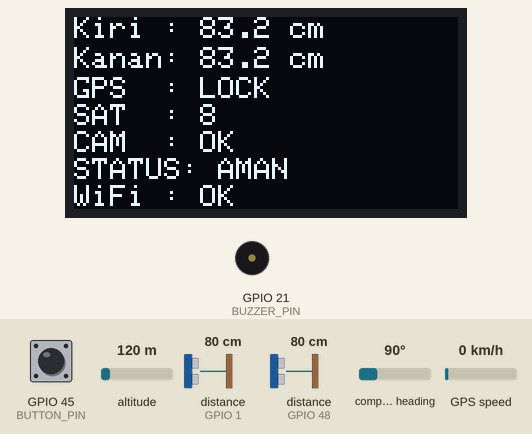
Recording of a sketch running on a simulated ESP32. Shown: 128×64 one-colour display, buzzer (waves = sounding, pin HIGH). Wiring (inferred from the names in the program): 2 × ultrasonic range finder: trigger GPIO 2, echo GPIO 1 / trigger GPIO 47, echo GPIO 48. Inputs (shaded band) come from the test bench; at power-on: distance to the obstacle (sensors on GPIO 1, GPIO 48) 80 cm, GPIO 45 (BUTTON_PIN) HIGH, altitude 120 m, compass heading 90°, GPS speed 0 km/h. The echo pulse lasts 58.3 µs per cm; WiFi joins after 1.5 s; servers stay silent unless stated; the GPS gets a fix after 3 s at 37.7749, -122.4194 with 8 satellites; the camera gives no picture; web services answer with replies made up by the test bench; pins used as bus, display or sensor lines are not drawn; what the sketch prints to the serial monitor is not drawn.

Above: at 5.6 s.
5.7 s: distance to the obstacle (sensor on GPIO 1) set to 9 cm
At 7.2 s:
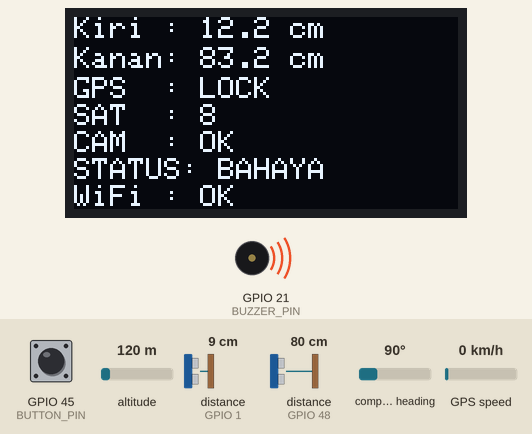
9.4 s: distance to the obstacle (sensor on GPIO 48) set to 62 cm
At 10.4 s:
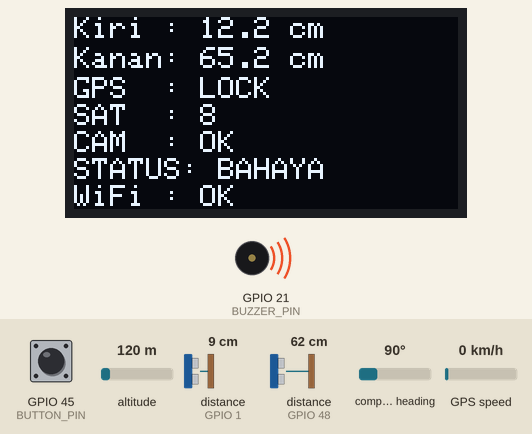
11.0 s: distance to the obstacle (sensor on GPIO 48) set to 55 cm
At 12.0 s:
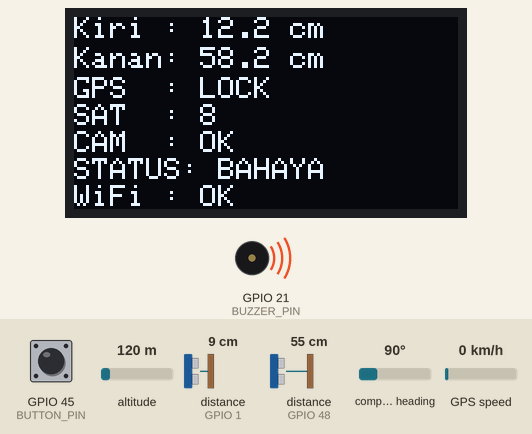
12.5 s: GPIO 45 (BUTTON_PIN) pulled LOW for 0.15 s
At 14.2 s:
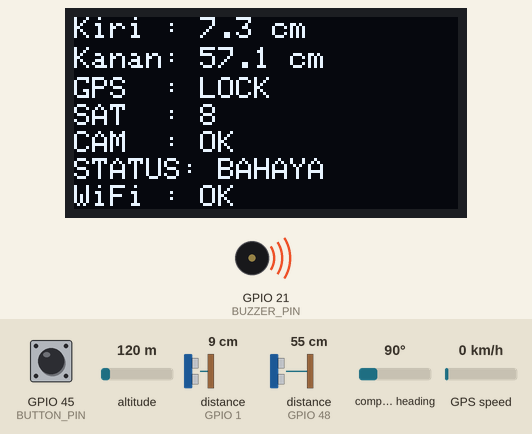
15.8 s: distance to the obstacle (sensor on GPIO 1) set to 35 cm
At 16.2 s:
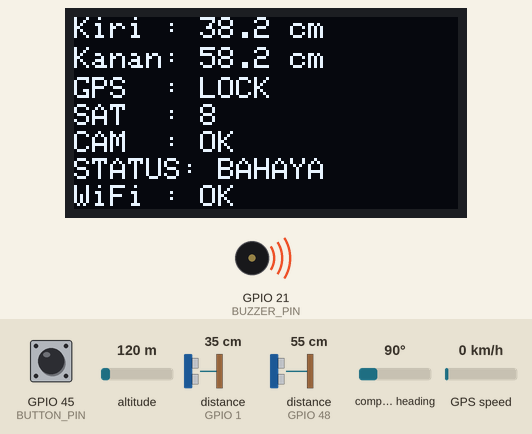
17.3 s: GPIO 45 (BUTTON_PIN) pulled LOW for 1 s
At 19.0 s:
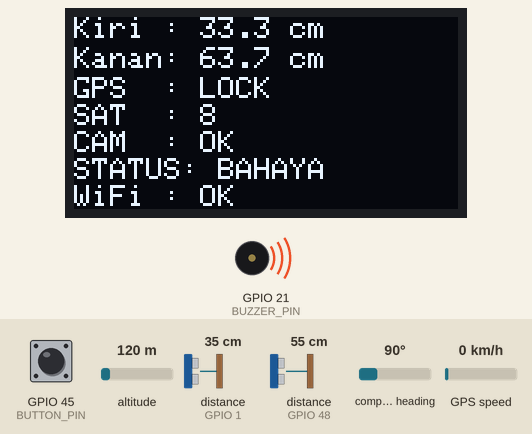
Timing chart, 0 to 20.5 s (numbered marks = the images above; inputs shaded):
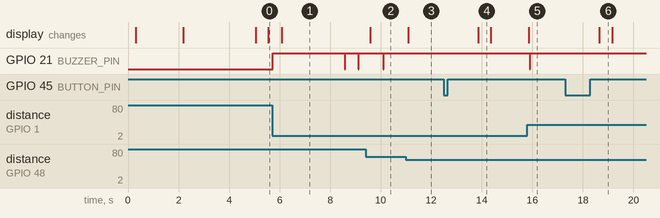

Measured:
- after the input at 5.7 s, GPIO 21 (BUZZER_PIN): goes HIGH 2.9 s, LOW 0.02 s, HIGH 0.51 s, LOW 0.02 s, then HIGH, starting at once; the display: changes after 0.39 s (image 1)
- after the input at 9.4 s, GPIO 21 (BUZZER_PIN): HIGH → LOW after 0.71 s, → HIGH 0.02 s later; the display: changes after 0.18 s (image 2)
- after the input at 11.0 s, GPIO 21 (BUZZER_PIN): stops changing and stays HIGH; the display: changes after 0.08 s (image 3)
- after the input at 12.5 s, the display: changes after 1.4 s (image 4)
- after the input at 15.8 s, GPIO 21 (BUZZER_PIN): HIGH → LOW after 0.09 s, → HIGH 0.02 s later; the display: changes after 0.06 s (image 5)
- after the input at 17.3 s, GPIO 21 (BUZZER_PIN): stops changing and stays HIGH; the display: changes after 1.4 s (image 6)
- what the display in image 4 shows lasts 0.5 s, from 13.9 s to 14.4 s

The sketch:

rompi_navigasi_pintar.ino
```cpp
#include <WiFi.h>
#include <WiFiClientSecure.h>
#include <UniversalTelegramBot.h>
#include <TinyGPS++.h>
#include <Wire.h>
#include <Adafruit_GFX.h>
#include <Adafruit_SSD1306.h>
#include "esp_camera.h"


const char* ssid     = "";
const char* password = "";


#define BOT_TOKEN ""
#define CHAT_ID   ""

WiFiClientSecure secured_client;
UniversalTelegramBot bot(BOT_TOKEN, secured_client);


#define SCREEN_WIDTH  128
#define SCREEN_HEIGHT 64

Adafruit_SSD1306 display(SCREEN_WIDTH, SCREEN_HEIGHT, &Wire, -1);

#define SDA_PIN 41
#define SCL_PIN 42

#define TRIG_LEFT  2
#define ECHO_LEFT  1

#define TRIG_RIGHT 47
#define ECHO_RIGHT 48

// jarak (cm) di bawah ini dianggap BAHAYA
#define JARAK_BAHAYA_CM 60.0

//==============================================================
// BUZZER & BUTTON
//==============================================================
#define BUZZER_PIN 21
#define BUTTON_PIN 45

//==============================================================
// GPS
//==============================================================
#define GPS_RX 19
#define GPS_TX 20

HardwareSerial GPSSerial(1);
TinyGPSPlus gps;


#define PWDN_GPIO_NUM  -1
#define RESET_GPIO_NUM -1
#define XCLK_GPIO_NUM  15
#define SIOD_GPIO_NUM  4
#define SIOC_GPIO_NUM  5

#define Y9_GPIO_NUM 16
#define Y8_GPIO_NUM 17
#define Y7_GPIO_NUM 18
#define Y6_GPIO_NUM 12
#define Y5_GPIO_NUM 10
#define Y4_GPIO_NUM 8
#define Y3_GPIO_NUM 9
#define Y2_GPIO_NUM 11

#define VSYNC_GPIO_NUM 6
#define HREF_GPIO_NUM  7
#define PCLK_GPIO_NUM  13


float jarakKiri  = 0;
float jarakKanan = 0;

bool bahaya  = false;
bool gpsLock = false;
bool cameraOK = false;

unsigned long lastOLED   = 0;
unsigned long lastCameraRetry = 0;


bool gpsWasLocked = false;
unsigned long lastSerialMonitor = 0;


TaskHandle_t gpsTaskHandle = NULL;
portMUX_TYPE gpsMux = portMUX_INITIALIZER_UNLOCKED;


TaskHandle_t sensorTaskHandle = NULL;
portMUX_TYPE sensorMux = portMUX_INITIALIZER_UNLOCKED;


bool sendPhotoTelegram();
bool initCamera();
void printSerialMonitor();
void gpsTask(void *param);
void sensorTask(void *param);


float bacaJarak(int trig, int echo)
{
    digitalWrite(trig, LOW);
    delayMicroseconds(2);

    digitalWrite(trig, HIGH);
    delayMicroseconds(10);

    digitalWrite(trig, LOW);

    long durasi = pulseIn(echo, HIGH, 30000);

    if (durasi == 0)
        return -1;

    return durasi * 0.0343 / 2;
}


void sensorTask(void *param)
{
    for (;;)
    {
        float kiri  = bacaJarak(TRIG_LEFT, ECHO_LEFT);
        float kanan = bacaJarak(TRIG_RIGHT, ECHO_RIGHT);

        bool kiriBahaya  = (kiri  > 0 && kiri  < JARAK_BAHAYA_CM);
        bool kananBahaya = (kanan > 0 && kanan < JARAK_BAHAYA_CM);
        bool bahayaNow   = kiriBahaya || kananBahaya;

        portENTER_CRITICAL(&sensorMux);
        jarakKiri  = kiri;
        jarakKanan = kanan;
        bahaya     = bahayaNow;
        portEXIT_CRITICAL(&sensorMux);

        // Buzzer dinyalakan/dimatikan langsung di sini, tidak
        // menunggu giliran loop(), supaya reaksinya seketika.
        digitalWrite(BUZZER_PIN, bahayaNow ? HIGH : LOW);

        // delay kecil supaya task lain (termasuk gpsTask & loop())
        // tetap kebagian CPU. bacaJarak() sendiri sudah "memakan"
        // waktu s/d ~60ms (2x pulseIn timeout 30ms), jadi delay di
        // sini cukup singkat.
        vTaskDelay(10 / portTICK_PERIOD_MS);
    }
}


void gpsTask(void *param)
{
    for (;;)
    {
        portENTER_CRITICAL(&gpsMux);
        while (GPSSerial.available() > 0)
        {
            gps.encode(GPSSerial.read());
        }
        // status LOCK harus benar-benar real-time, bukan "pernah
        // lock sekali lalu selamanya true".
        gpsLock = gps.location.isValid()
                  && gps.location.age() < 2000
                  && gps.satellites.isValid()
                  && gps.satellites.value() > 0;
        portEXIT_CRITICAL(&gpsMux);

        vTaskDelay(2 / portTICK_PERIOD_MS);
    }
}


void updateOLED()
{

    portENTER_CRITICAL(&sensorMux);
    float kiri  = jarakKiri;
    float kanan = jarakKanan;
    bool  bhy   = bahaya;
    portEXIT_CRITICAL(&sensorMux);

    display.clearDisplay();

    display.setCursor(0, 0);
    display.print("Kiri : ");
    if (kiri < 0)
        display.print("--");
    else
    {
        display.print(kiri, 1);
        display.print(" cm");
    }

    display.setCursor(0, 10);
    display.print("Kanan: ");
    if (kanan < 0)
        display.print("--");
    else
    {
        display.print(kanan, 1);
        display.print(" cm");
    }

    display.setCursor(0, 20);
    display.print("GPS  : ");
    display.print(gpsLock ? "LOCK" : "SEARCH");

    display.setCursor(0, 29);
    display.print("SAT  : ");
    if (gps.satellites.isValid())
        display.print(gps.satellites.value());
    else
        display.print("--");

    display.setCursor(0, 38);
    display.print("CAM  : ");
    display.print(cameraOK ? "OK" : "GAGAL");

    display.setCursor(0, 47);
    display.print("STATUS: ");
    display.print(bhy ? "BAHAYA" : "AMAN");

    display.setCursor(0, 56);
    display.print("WiFi : ");
    display.print(WiFi.status() == WL_CONNECTED ? "OK" : "LOST");

    display.display();
}


void printSerialMonitor()
{
    portENTER_CRITICAL(&sensorMux);
    float kiri  = jarakKiri;
    float kanan = jarakKanan;
    bool  bhy   = bahaya;
    portEXIT_CRITICAL(&sensorMux);

    Serial.println("----------------------------------------");

    Serial.print("Sensor Kiri  : ");
    if (kiri < 0) Serial.println("--");
    else { Serial.print(kiri, 1); Serial.println(" cm"); }

    Serial.print("Sensor Kanan : ");
    if (kanan < 0) Serial.println("--");
    else { Serial.print(kanan, 1); Serial.println(" cm"); }

    Serial.print("Status Bahaya: ");
    Serial.println(bhy ? "BAHAYA" : "AMAN");

    Serial.print("GPS Status   : ");
    Serial.println(gpsLock ? "LOCK" : "SEARCHING...");

    Serial.print("Jumlah Satelit: ");
    if (gps.satellites.isValid()) Serial.println(gps.satellites.value());
    else Serial.println("--");

    if (gpsLock)
    {
        Serial.print("Latitude     : ");
        Serial.println(gps.location.lat(), 6);
        Serial.print("Longitude    : ");
        Serial.println(gps.location.lng(), 6);
        Serial.print("Google Maps  : https://maps.google.com/?q=");
        Serial.print(gps.location.lat(), 6);
        Serial.print(",");
        Serial.println(gps.location.lng(), 6);
    }

    Serial.print("Kamera       : ");
    Serial.println(cameraOK ? "OK" : "GAGAL");

    Serial.print("WiFi         : ");
    Serial.println(WiFi.status() == WL_CONNECTED ? "CONNECTED" : "DISCONNECTED");
    Serial.println("----------------------------------------");
}


void reconnectWiFi()
{
    if (WiFi.status() == WL_CONNECTED)
        return;

    Serial.println("Reconnect WiFi...");

    WiFi.disconnect(true);
    delay(1000);
    WiFi.begin(ssid, password);

    unsigned long start = millis();
    while (WiFi.status() != WL_CONNECTED && millis() - start < 15000)
    {
        delay(500);
        Serial.print(".");
    }

    Serial.println();
    if (WiFi.status() == WL_CONNECTED)
        Serial.println("WiFi Connected");
    else
        Serial.println("WiFi gagal connect");
}


void sendLocationTelegram()
{
    if (!gps.location.isValid())
    {
        bot.sendMessage(CHAT_ID, "Rompi Navigasi: kamera tidak aktif, GPS belum mendapatkan lokasi.", "");
        return;
    }

    String msg;
    msg += "ROMPI NAVIGASI (tanpa foto, kamera tidak aktif)\n\n";
    msg += "Latitude : "  + String(gps.location.lat(), 6) + "\n";
    msg += "Longitude: "  + String(gps.location.lng(), 6) + "\n\n";
    msg += "Satelit : ";
    msg += gps.satellites.isValid() ? String(gps.satellites.value()) : "--";
    msg += "\n\n";
    msg += "https://maps.google.com/?q=" + String(gps.location.lat(), 6) +
           "," + String(gps.location.lng(), 6);

    bot.sendMessage(CHAT_ID, msg, "");
}


bool sendPhotoTelegram()
{
    if (!cameraOK)
    {
        Serial.println("Kamera belum siap, coba init ulang...");
        cameraOK = initCamera();
    }

    if (!cameraOK)
    {
        Serial.println("Kamera tetap gagal, kirim lokasi saja");
        sendLocationTelegram();
        return false;
    }

    camera_fb_t *fb = esp_camera_fb_get();
    if (!fb)
    {
        Serial.println("Gagal mengambil frame dari kamera");
        sendLocationTelegram();
        return false;
    }

    WiFiClientSecure client;
    client.setInsecure();

    if (!client.connect("api.telegram.org", 443))
    {
        Serial.println("Telegram gagal koneksi, fallback kirim lokasi saja");
        esp_camera_fb_return(fb);
        sendLocationTelegram();
        return false;
    }

    String boundary = "----ESP32CAM";

    String caption = "ROMPI NAVIGASI - EMERGENCY\n\n";
    if (gps.location.isValid())
    {
        caption += "Latitude : "  + String(gps.location.lat(), 6) + "\n";
        caption += "Longitude: "  + String(gps.location.lng(), 6) + "\n\n";
        caption += "https://maps.google.com/?q=" + String(gps.location.lat(), 6) +
                   "," + String(gps.location.lng(), 6);
    }
    else
    {
        caption += "GPS belum LOCK (foto tetap dikirim tanpa lokasi)";
    }

    String head;
    head += "--" + boundary + "\r\n";
    head += "Content-Disposition: form-data; name=\"chat_id\"\r\n\r\n";
    head += CHAT_ID;
    head += "\r\n";
    head += "--" + boundary + "\r\n";
    head += "Content-Disposition: form-data; name=\"caption\"\r\n\r\n";
    head += caption;
    head += "\r\n";
    head += "--" + boundary + "\r\n";
    head += "Content-Disposition: form-data; name=\"photo\"; filename=\"photo.jpg\"\r\n";
    head += "Content-Type: image/jpeg\r\n\r\n";

    String tail = "\r\n--" + boundary + "--\r\n";

    int totalLength = head.length() + fb->len + tail.length();

    client.println("POST /bot" + String(BOT_TOKEN) + "/sendPhoto HTTP/1.1");
    client.println("Host: api.telegram.org");
    client.println("Content-Type: multipart/form-data; boundary=" + boundary);
    client.println("Content-Length: " + String(totalLength));
    client.println();

    client.print(head);
    client.write(fb->buf, fb->len);
    client.print(tail);

    String statusLine = "";
    unsigned long timeout = millis();
    bool gotStatus = false;

    while (client.connected() && millis() - timeout < 10000)
    {
        while (client.available())
        {
            String line = client.readStringUntil('\n');
            if (!gotStatus)
            {
                statusLine = line;
                gotStatus = true;
            }
        }
    }

    client.stop();
    esp_camera_fb_return(fb);

    if (gotStatus)
        Serial.println("Response Telegram: " + statusLine);

    if (statusLine.indexOf("200") >= 0)
    {
        Serial.println("Foto berhasil terkirim");
        return true;
    }
    else
    {
        Serial.println("Kemungkinan foto GAGAL terkirim, cek koneksi/token/chat_id");
        return false;
    }
}


void cekButton()
{
    static bool lastState = HIGH;
    static unsigned long lastPress = 0;

    bool state = digitalRead(BUTTON_PIN);

    if (lastState == HIGH && state == LOW && millis() - lastPress > 1000)
    {
        lastPress = millis();

        Serial.println();
        Serial.println("=================================");
        Serial.println("TOMBOL EMERGENCY DITEKAN");
        Serial.println("=================================");

        reconnectWiFi();
        sendPhotoTelegram();   // sensorTask tetap jalan normal selama ini berlangsung
    }

    lastState = state;
}


bool initCamera()
{
    camera_config_t config;

    config.ledc_channel = LEDC_CHANNEL_0;
    config.ledc_timer   = LEDC_TIMER_0;

    config.pin_d0 = Y2_GPIO_NUM;
    config.pin_d1 = Y3_GPIO_NUM;
    config.pin_d2 = Y4_GPIO_NUM;
    config.pin_d3 = Y5_GPIO_NUM;
    config.pin_d4 = Y6_GPIO_NUM;
    config.pin_d5 = Y7_GPIO_NUM;
    config.pin_d6 = Y8_GPIO_NUM;
    config.pin_d7 = Y9_GPIO_NUM;

    config.pin_xclk  = XCLK_GPIO_NUM;
    config.pin_pclk  = PCLK_GPIO_NUM;
    config.pin_vsync = VSYNC_GPIO_NUM;
    config.pin_href  = HREF_GPIO_NUM;

    config.pin_sccb_sda = SIOD_GPIO_NUM;
    config.pin_sccb_scl = SIOC_GPIO_NUM;

    config.pin_pwdn  = PWDN_GPIO_NUM;
    config.pin_reset = RESET_GPIO_NUM;

    config.xclk_freq_hz = 20000000;
    config.pixel_format = PIXFORMAT_JPEG;

    if (psramFound())
    {
        Serial.println("PSRAM OK");
        config.frame_size   = FRAMESIZE_SVGA;
        config.jpeg_quality = 12;
        config.fb_count     = 2;
        config.fb_location  = CAMERA_FB_IN_PSRAM;
        config.grab_mode    = CAMERA_GRAB_LATEST;
    }
    else
    {
        Serial.println("PSRAM TIDAK ditemukan! Cek Tools > PSRAM > OPI PSRAM di Arduino IDE.");
        config.frame_size   = FRAMESIZE_VGA;
        config.jpeg_quality = 15;
        config.fb_count     = 1;
        config.fb_location  = CAMERA_FB_IN_DRAM;
        config.grab_mode    = CAMERA_GRAB_WHEN_EMPTY;
    }

    esp_err_t err = esp_camera_init(&config);
    if (err != ESP_OK)
    {
        Serial.printf("Camera init GAGAL, kode error: 0x%x\n", err);
        Serial.println("Kemungkinan penyebab:");
        Serial.println("- Wiring kamera longgar / salah pin");
        Serial.println("- Suplai daya kamera kurang stabil");
        Serial.println("- PSRAM belum diaktifkan di board settings");
        Serial.println("- XCLK frequency tidak cocok dengan modul OV2640 yang dipakai");
        return false;
    }

    Serial.println("Camera OK");
    return true;
}


void setup()
{
    Serial.begin(115200);
    delay(300);

    //================ GPS (paling awal) =================
    GPSSerial.setRxBufferSize(1024);
    GPSSerial.begin(9600, SERIAL_8N1, GPS_RX, GPS_TX);

    xTaskCreatePinnedToCore(
        gpsTask,
        "GPS_Task",
        4096,
        NULL,
        3,
        &gpsTaskHandle,
        1
    );
    Serial.println("GPS Task dijalankan di Core 1, prioritas tinggi - START LEBIH AWAL");

    pinMode(TRIG_LEFT, OUTPUT);
    pinMode(ECHO_LEFT, INPUT);
    pinMode(TRIG_RIGHT, OUTPUT);
    pinMode(ECHO_RIGHT, INPUT);
    pinMode(BUZZER_PIN, OUTPUT);
    digitalWrite(BUZZER_PIN, LOW);

    xTaskCreatePinnedToCore(
        sensorTask,
        "Sensor_Task",
        3072,
        NULL,
        2,
        &sensorTaskHandle,
        1
    );
    Serial.println("Sensor Task dijalankan di Core 1, prioritas tinggi - obstacle detection tidak akan pernah berhenti");


    Wire.begin(SDA_PIN, SCL_PIN);
    if (!display.begin(SSD1306_SWITCHCAPVCC, 0x3C))
    {
        Serial.println("OLED tidak terdeteksi, cek wiring I2C");
    }
    display.clearDisplay();
    display.setTextSize(1);
    display.setTextColor(WHITE);

    pinMode(BUTTON_PIN, INPUT_PULLUP);


    WiFi.begin(ssid, password);
    Serial.print("Menghubungkan WiFi");

    unsigned long wifiStart = millis();
    while (WiFi.status() != WL_CONNECTED && millis() - wifiStart < 15000)
    {
        Serial.print(".");
        delay(500);
    }
    Serial.println();
    Serial.println(WiFi.status() == WL_CONNECTED ? "WiFi Connected" : "WiFi belum connect, lanjut...");

    secured_client.setInsecure();


    cameraOK = initCamera();
    Serial.println(cameraOK ? "Kamera siap" : "Kamera tidak aktif, akan dicoba lagi otomatis saat tombol ditekan / berkala");


    display.clearDisplay();
    display.setCursor(0, 0);
    display.println("ROMPI NAVIGASI");
    display.setCursor(0, 20);
    display.println("Starting...");
    display.setCursor(0, 35);
    display.println(cameraOK ? "Camera: OK" : "Camera: GAGAL");
    display.display();
    delay(1500);

    gpsWasLocked = false;
}


void loop()
{
    portENTER_CRITICAL(&gpsMux);
    bool gpsLockNow = gpsLock;
    portEXIT_CRITICAL(&gpsMux);

    if (gpsLockNow && !gpsWasLocked)
    {
        Serial.println();
        Serial.println("=================================");
        Serial.println("GPS BARU SAJA LOCK -> kirim notifikasi otomatis");
        Serial.println("=================================");

        reconnectWiFi();
        sendPhotoTelegram();
    }
    gpsWasLocked = gpsLockNow;

    if (millis() - lastOLED > 500)
    {
        lastOLED = millis();
        updateOLED();
    }

    if (millis() - lastSerialMonitor > 1000)
    {
        lastSerialMonitor = millis();
        printSerialMonitor();
    }

    if (!cameraOK && millis() - lastCameraRetry > 10000)
    {
        lastCameraRetry = millis();
        Serial.println("Retry init kamera di background...");
        cameraOK = initCamera();
    }

    cekButton();
}
```
